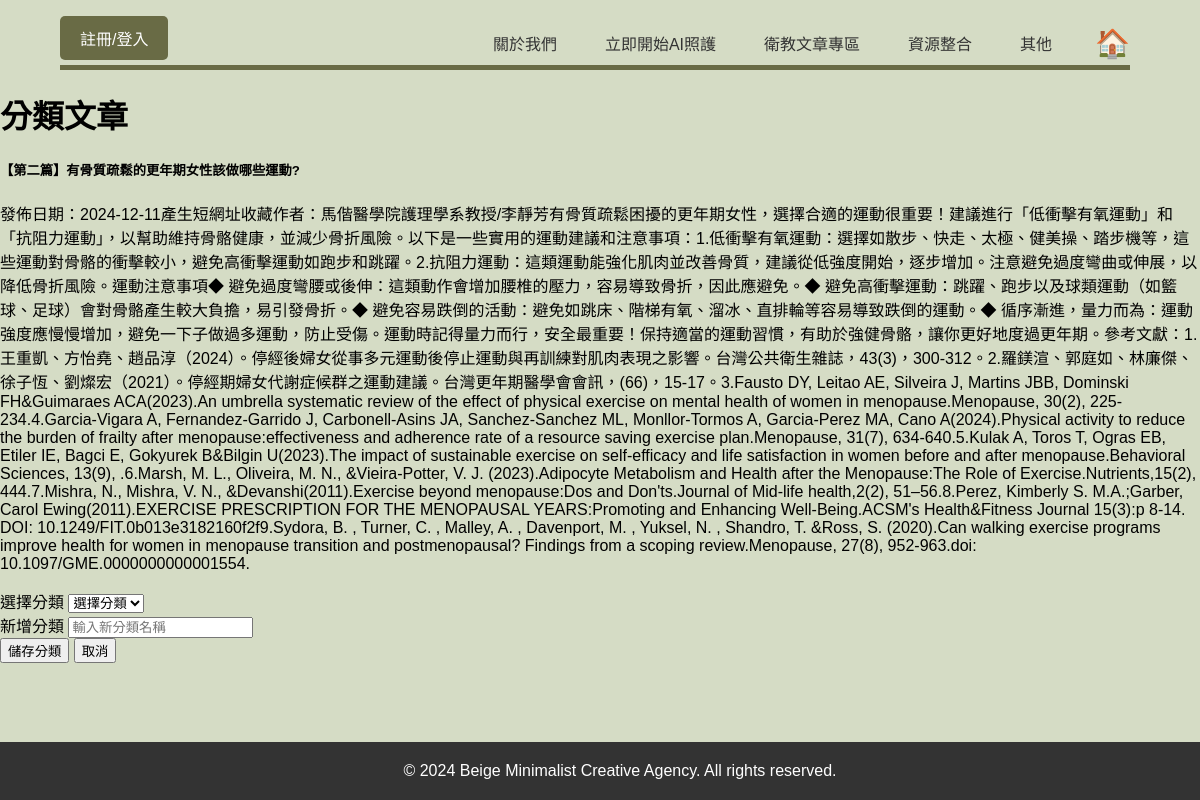
/crud/admin/categorize/3, run on the app's committed database.
### apps/crud/models.py (models this page shows)
class RawArticle(db.Model):
    __tablename__ = 'raw_articles'
    id = db.Column(db.Integer, primary_key=True)
    title = db.Column(db.String(255), nullable=False)
    content = db.Column(db.Text, nullable=False)
    url = db.Column(db.String(255), unique=True, nullable=False)
    scraped_at = db.Column(db.DateTime, server_default=db.func.now())

### apps/crud/views.py (the view, shortened to what this page needs)
@crud.route('/admin/categorize/<int:article_id>', methods=['GET', 'POST'])
def categorize_article(article_id):
    article = RawArticle.query.get_or_404(article_id)
    categories = Category.query.all()
    form = CategoryForm()
    form.category.choices = [(0, '選擇分類')] + [(c.id, c.name) for c in categories]
    return render_template(
        'crud/categorize_article.html',
        article=article,
        form=form
    )

### apps/auth/forms.py
class CategoryForm(FlaskForm):
    category = SelectField(
        '選擇分類',
        coerce=int,
        choices=[],  # 稍後動態填充
        validators=[]  # 不強制要求選擇
    )
    new_category = StringField(
        '新增分類',
        validators=[
            Length(max=50, message="分類名稱不能超過 50 個字符")
        ]
    )
    submit = SubmitField('儲存分類')

### apps/crud/templates/crud/categorize_article.html (shortened to what this page needs)
{% extends "crud/base.html" %}
{% block content %}
<div class="container mt-5">
    <h1>分類文章</h1>
    <div class="card">
        <div class="card-body">
            <h5 class="card-title">{{ article.title }}</h5>
            <p class="card-text">{{ article.content }}</p>
            <form method="POST">
                <div class="mb-3">
                    <label for="category" class="form-label">選擇分類</label>
                    {{ form.category(class="form-select") }}
                </div>
                <div class="mb-3">
                    <label for="new_category" class="form-label">新增分類</label>
                    {{ form.new_category(class="form-control", placeholder="輸入新分類名稱") }}
                </div>
                <button type="submit" class="btn btn-success">儲存分類</button>
                <button href="{{ url_for('crud.admin_raw_articles') }}" class="btn btn-secondary">取消</button>
            </form>
        </div>
    </div>
</div>
{% endblock %}

### apps/crud/static/style.css (style rules this page uses)
body { font-family: Arial, sans-serif; background-color: #D5DCC5; margin: 0; padding: 0; }
form { font-family: Arial, sans-serif; background-color: #D5DCC5; margin: 0; padding: 0; position: relative; justify-content: center; align-items: center; }

### data on the page
RawArticle: title "【第二篇】有骨質疏鬆的更年期女性該做哪些運動?", content "發佈日期：2024-12-11產生短網址收藏作者：馬偕醫學院護理學系教授/李靜芳有骨質疏鬆困擾的更年期女性，選擇合適的運動很重要！建議進行「低衝擊有氧運動」和「抗阻力運動」，以幫助維持骨骼健康，並減少骨折風險。以下是一些實用的運動建議和注意事項：1.低衝擊有氧運動：選擇如散步、快走、太極、健美操、踏步機等，這些運動對骨骼的衝擊較小，避免高衝擊運動如跑步和跳躍。2.抗阻力運動：這類運動能強化肌肉並改善骨質，建議從低強度開始，逐步增加。注意避免過度彎曲或伸展，以降低骨折風險。運動注意事項◆ 避免過度彎腰或後伸：這類動作會增加腰椎的壓力，容易導致骨折，因此應避免。◆ 避免高衝擊運動：跳躍、跑步以及球類運動（如籃球、足球）會對骨骼產生較大負擔，易引發骨折。◆ 避免容易跌倒的活動：避免如跳床、階梯有氧、溜冰、直排輪等容易導致跌倒的運動。◆ 循序漸進，量力而為：運動強度應慢慢增加，避免一下子做過多運動，防止受傷。運動時記得量力而行，安全最重要！保持適當的運動習慣，有助於強健骨骼，讓你更好地度過更年期。參考文獻：1.王重凱、方怡堯、趙品淳（2024）。停經後婦女從事多元運動後停止運動與再訓練對肌肉表現之影響。台灣公共衛生雜誌，43(3)，300-312。2.羅鎂渲、郭庭如、林廉傑、徐子恆、劉燦宏（2021）。停經期婦女代謝症候群之運動建議。台灣更年期醫學會會訊，(66)，15-17。3.Fausto DY, Leitao AE, Silveira J, Martins JBB, Dominski FH&Guimaraes ACA(2023).An umbrella systematic…"
